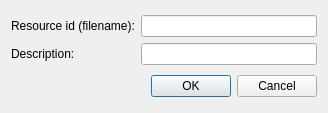
<?xml version="1.0" encoding="UTF-8"?>
<ui version="4.0">
 <class>NewResourceElementDialog</class>
 <widget class="QDialog" name="NewResourceElementDialog">
  <property name="geometry">
   <rect>
    <x>0</x>
    <y>0</y>
    <width>328</width>
    <height>113</height>
   </rect>
  </property>
  <property name="windowTitle">
   <string>Create resource</string>
  </property>
  <layout class="QGridLayout" name="gridLayout_2">
   <item row="0" column="0">
    <layout class="QGridLayout" name="gridLayout">
     <item row="0" column="0">
      <widget class="QLabel" name="id_label">
       <property name="text">
        <string>Resource id (filename):</string>
       </property>
       <property name="wordWrap">
        <bool>false</bool>
       </property>
      </widget>
     </item>
     <item row="1" column="0">
      <widget class="QLabel" name="description_label">
       <property name="text">
        <string>Description:</string>
       </property>
      </widget>
     </item>
     <item row="0" column="1">
      <widget class="QLineEdit" name="id_line_edit"/>
     </item>
     <item row="1" column="1">
      <widget class="QLineEdit" name="description_line_edit"/>
     </item>
    </layout>
   </item>
   <item row="1" column="0">
    <widget class="QDialogButtonBox" name="buttonBox">
     <property name="orientation">
      <enum>Qt::Horizontal</enum>
     </property>
     <property name="standardButtons">
      <set>QDialogButtonBox::Cancel|QDialogButtonBox::Ok</set>
     </property>
    </widget>
   </item>
  </layout>
 </widget>
 <resources/>
 <connections>
  <connection>
   <sender>buttonBox</sender>
   <signal>accepted()</signal>
   <receiver>NewResourceElementDialog</receiver>
   <slot>accept()</slot>
   <hints>
    <hint type="sourcelabel">
     <x>248</x>
     <y>254</y>
    </hint>
    <hint type="destinationlabel">
     <x>157</x>
     <y>274</y>
    </hint>
   </hints>
  </connection>
  <connection>
   <sender>buttonBox</sender>
   <signal>rejected()</signal>
   <receiver>NewResourceElementDialog</receiver>
   <slot>reject()</slot>
   <hints>
    <hint type="sourcelabel">
     <x>316</x>
     <y>260</y>
    </hint>
    <hint type="destinationlabel">
     <x>286</x>
     <y>274</y>
    </hint>
   </hints>
  </connection>
 </connections>
</ui>
